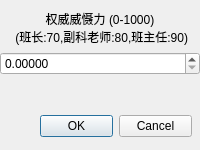
<?xml version="1.0" encoding="UTF-8"?>
<ui version="4.0">
 <class>AuthDialog</class>
 <widget class="QDialog" name="AuthDialog">
  <property name="geometry">
   <rect>
    <x>0</x>
    <y>0</y>
    <width>200</width>
    <height>150</height>
   </rect>
  </property>
  <property name="windowTitle">
   <string>权威参数/Authority arguments</string>
  </property>
  <widget class="QDialogButtonBox" name="buttonBox">
   <property name="geometry">
    <rect>
     <x>40</x>
     <y>110</y>
     <width>152</width>
     <height>32</height>
    </rect>
   </property>
   <property name="standardButtons">
    <set>QDialogButtonBox::StandardButton::Cancel|QDialogButtonBox::StandardButton::Ok</set>
   </property>
  </widget>
  <widget class="QWidget" name="verticalLayoutWidget_4">
   <property name="geometry">
    <rect>
     <x>0</x>
     <y>10</y>
     <width>200</width>
     <height>81</height>
    </rect>
   </property>
   <layout class="QVBoxLayout" name="verticalLayout_4">
    <item>
     <widget class="QLabel" name="label_4">
      <property name="text">
       <string>权威威慑力 (0-1000)
 (班长:70,副科老师:80,班主任:90)</string>
      </property>
      <property name="alignment">
       <set>Qt::AlignmentFlag::AlignCenter</set>
      </property>
     </widget>
    </item>
    <item>
     <widget class="QDoubleSpinBox" name="doubleSpinBox">
      <property name="decimals">
       <number>5</number>
      </property>
      <property name="maximum">
       <double>1145.140000000000100</double>
      </property>
     </widget>
    </item>
    <item>
     <spacer name="verticalSpacer">
      <property name="orientation">
       <enum>Qt::Orientation::Vertical</enum>
      </property>
      <property name="sizeHint" stdset="0">
       <size>
        <width>20</width>
        <height>20</height>
       </size>
      </property>
     </spacer>
    </item>
   </layout>
  </widget>
 </widget>
 <resources/>
 <connections/>
</ui>
